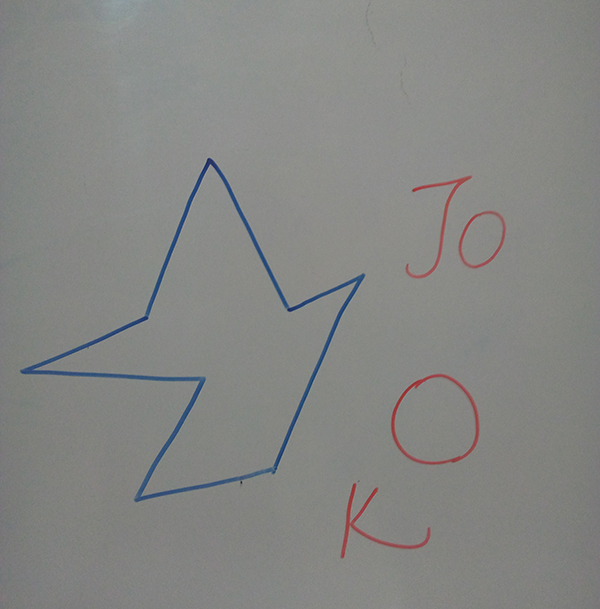
#> input picture image01_r.jpg, 600 x 609 px
$ python sample.py   (older library calls are emulated)
#> lines starting #> are read from the running program, lines starting #| are printed output that depends on the picture; after the words box and inside, x2 and y2 are one past the last pixel; in counts of white or black regions, pixels touching at a corner belong together
import cv2
import numpy as np
import Take_Image as t
import color as col

# img = t.take_image()
img = cv2.imread('image01_r.jpg')
#> img is the input picture: shape (609, 600, 3); mean B, G, R 131.7, 134.1, 133.2

gray = cv2.cvtColor(img,cv2.COLOR_BGR2GRAY)	#Gray
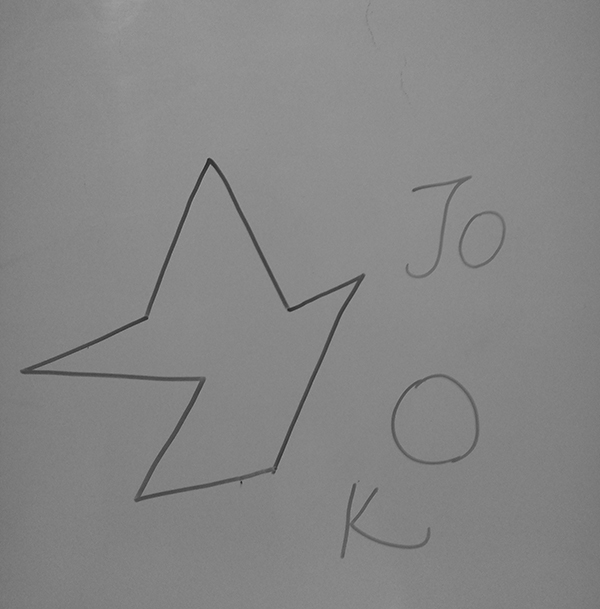
#> gray: shape (609, 600); min 32, max 167, mean 133.6

edges = cv2.Canny(gray,50,150,apertureSize = 3)	#Edges
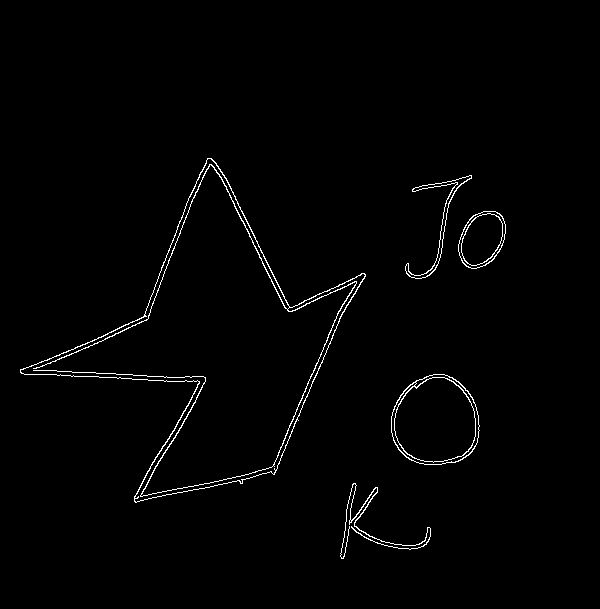
#> edges: shape (609, 600); 1.3% white in thin lines or dots, all inside (x1, y1, x2, y2) = (20, 158, 506, 559)

#> (the run stopped early here; a loop or call above may not have finished)

$ run again, with ed.jpg copied over image01_r.jpg
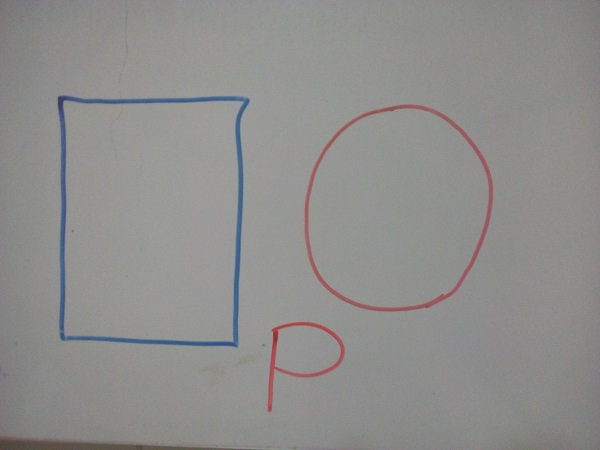
#> input picture ed.jpg, 600 x 450 px
#> img is the input picture: shape (450, 600, 3); mean B, G, R 140.7, 142.1, 142.8
#> `gray = cv2.cvtColor(img,cv2.COLOR_BGR2GRAY)`:
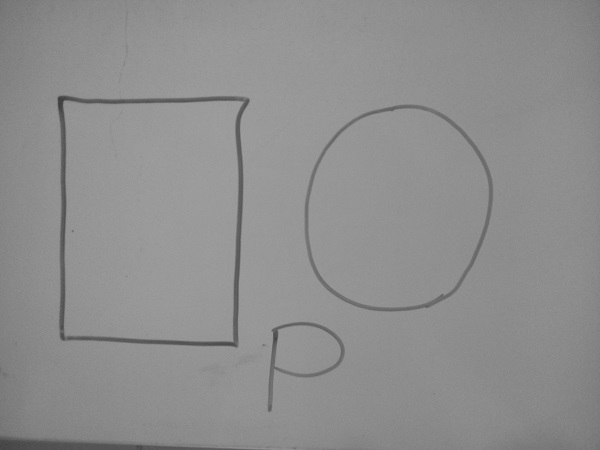
#> gray: shape (450, 600); min 60, max 160, mean 142.2
#> `edges = cv2.Canny(gray,50,150,apertureSize = 3)`:
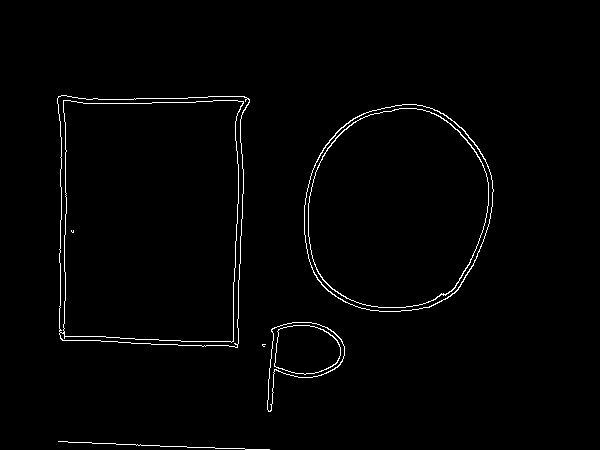
#> edges: shape (450, 600); 1.4% white in thin lines or dots, all inside (x1, y1, x2, y2) = (57, 95, 494, 450)
